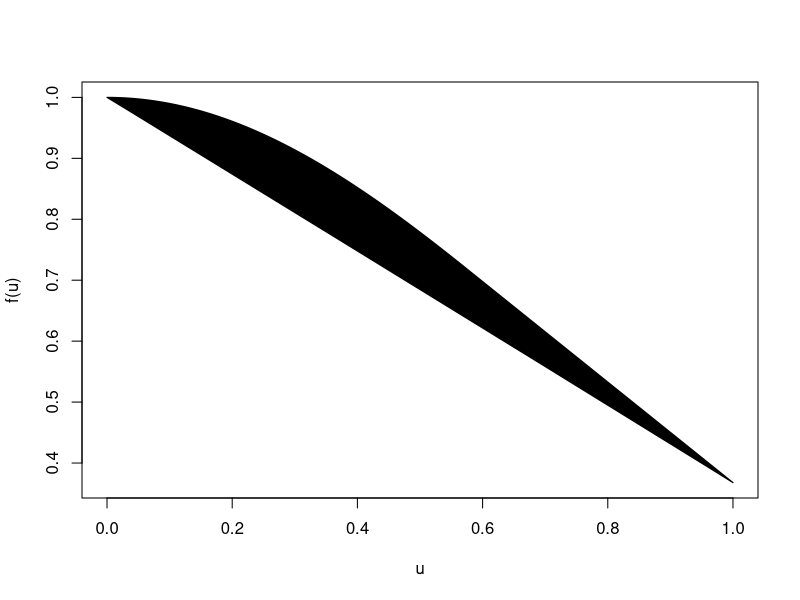

Source code (R):
#3
f<-function(x)
{
  exp(-x^2)
}
n<-50000
u<-runif(n,0,1)
cat("area is :",(1/n)*sum(f(u)),"\n")

plot(u,f(u),type = "l",lwd= 1.2)
